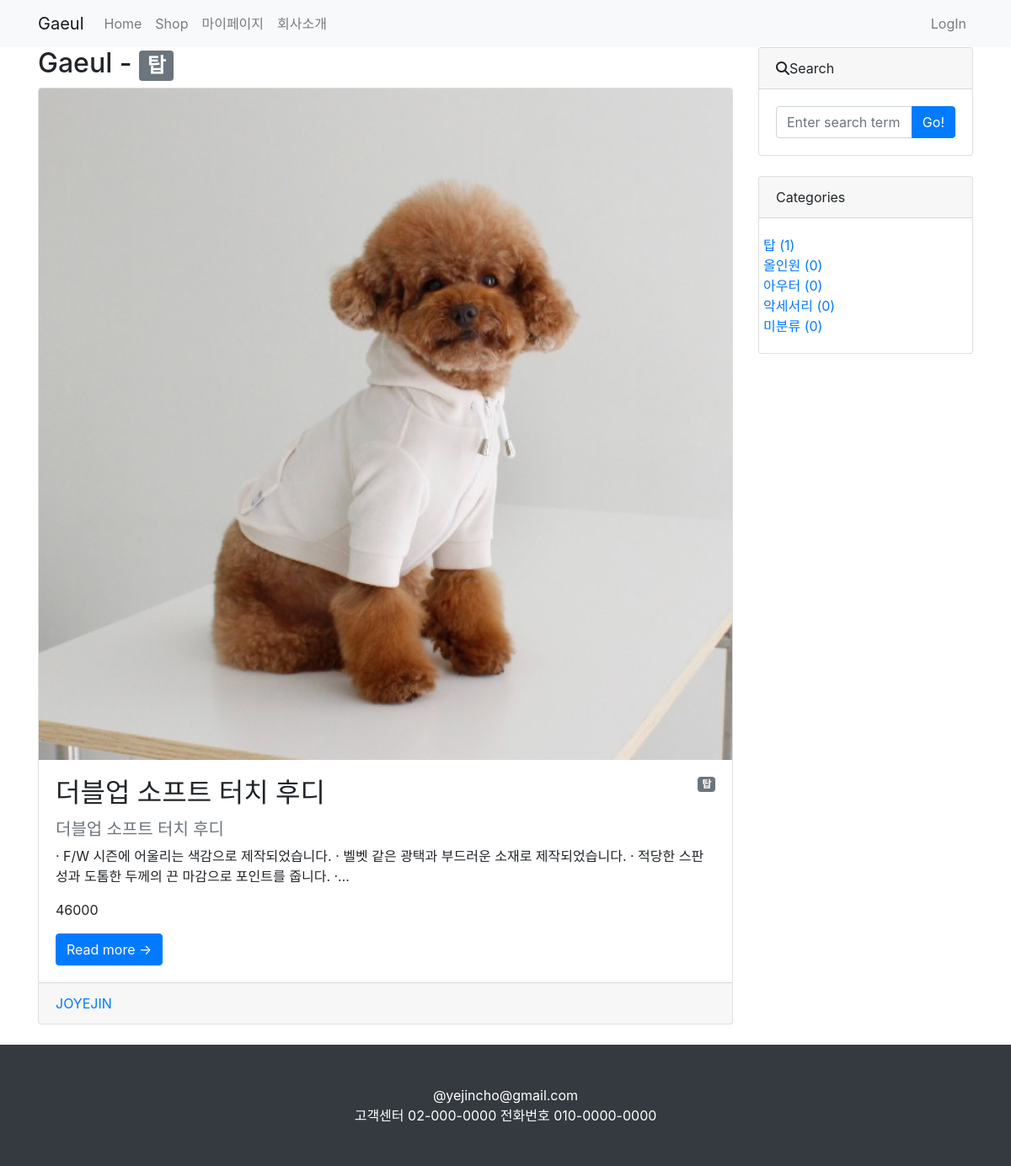
Page /post/category/탑/ on the committed database.
### post/models.py (models this page shows, shortened)
class Category(models.Model):
    name = models.CharField(max_length=50, unique=True)
    slug = models.SlugField(max_length=200, unique=True, allow_unicode=True)
    def __str__(self):
        return self.name

class Post(models.Model):
    name = models.CharField(max_length=30, unique=True)
    hook_text = models.CharField(max_length=100, blank=True)
    content = models.TextField()
    price = models.IntegerField()
    head_image = models.ImageField(upload_to='post/images/%Y/%m/%d/', blank=True)
    file_upload = models.FileField(upload_to='post/images/%Y/%m/%d/', blank=True)
    manufacture = models.ForeignKey(User, null=True, on_delete=models.SET_NULL)
    category = models.ForeignKey(Category, null=True, blank=True, on_delete=models.SET_NULL)
    tags = models.ManyToManyField(Tag, blank=True)
    def __str__(self):
        return f'[{self.pk}]{self.name}::{self.manufacture}:{self.price}'
    def get_absolute_url(self):
        return f'/post/{self.pk}/'

### post/views.py (the view)
# urls.py: path('category/<str:slug>/', views.category_page),
def category_page(request,slug):
    if slug == 'no_cateogry':
        category = '미분류'
        post_list = Post.objects.filter(category=None)
    else :
        category = Category.objects.get(slug=slug)
        post_list = Post.objects.filter(category=category)
    return render(request,'post/post_list.html',{
        'category' : category,
        'post_list' : Post.objects.filter(category=category),
        'categories' : Category.objects.all(),
        'no_category_post_count' : Post.objects.filter(category=None).count
    })

### post/templates/post/post_list.html (shortened to what this page needs)
{% extends 'post/base.html' %}
{% block main_area %}
                <h2>Gaeul
                    {% if category %}
                    - <span class="badge badge-secondary">{{category}}</span>
                    {% endif %}
                </h2>
                {% if post_list.exists %}
                {% for p in post_list %}
                <div class="card mb-4" id="post-{{p.pk}}">
                    {% if p.head_image %}
                    <img class="card-img-top" src="{{p.head_image.url}}" alt="{{p}}의 image" /></a>
                    {% else %}
                    <img class="card-img-top" src="https://picsum.photos/seed/{{p.pk}}/800/200" alt="random image" /></a>
                    {% endif %}
                    <div class="card-body">
                        {% if p.category %}
                        <span class="badge badge-secondary float-right">{{p.category}}</span>
                        {% else %}
                        <span class="badge badge-secondary float-right">미분류</span>
                        {% endif %}
                        <h2 class="card-title">{{p.name | upper}}</h2>
                        {% if p.hook_text %}
                        <h5 class="text-muted"> {{p.hook_text}} </h5>
                        {% endif %}
                        <p class="card-text">{{p.content | truncatechars:100}}</p>
                        <p class="card-text">{{p.price}}</p>
                        <a class="btn btn-primary" href="{{p.get_absolute_url}}">Read more →</a>
                    </div>
                    <div class="card-footer">
                    <a href="#">{{p.manufacture | upper}}</a>
                    </div>
                </div>
                {% endfor %}
                {% else %}
                <h5> 아직 게시물이 없습니다. </h5>
                {% endif %}
{% endblock %}

### post/templates/post/sidebar.html (shortened to what this page needs)
                    <div class="card mb-4">
                        <div class="card-header"><i class="fa-solid fa-magnifying-glass"></i>Search</div>
                        <div class="card-body">
                            <div class="input-group">
                                <input class="form-control" type="text" placeholder="Enter search term..." aria-label="Enter search term..." aria-describedby="button-search" />
                                <button class="btn btn-primary" id="button-search" type="button">Go!</button>
                            </div>
                        </div>
                    </div>
                    <div class="card mb-4" id='category_card'>
                        <div class="card-header">Categories</div>
                        <div class="card-body">
                            <div class="row">
                                    <ul class="list-unstyled mb-0">
                                        {% for c in categories%}
                                        <li><a href="#!">{{c}} ({{c.post_set.count}})</a></li>
                                        {% endfor %}
                                        <li><a href="#!">미분류 ({{no_category_post_count}})</a></li>
                                    </ul>
                            </div>
                        </div>
                    </div>

### rows in the picture
Category: name "탑", post_set.count "1"
Post: head_image (picture), category "탑", name "더블업 소프트 터치 후디", hook_text "더블업 소프트 터치 후디", content "· F/W 시즌에 어울리는 색감으로 제작되었습니다. · 벨벳 같은 광택과 부드러운 소재로 제작되었습니다. · 적당한 스판성과 도톰한 두께의 끈 마감으로 포인트를 줍니다. ·…", price "46000", manufacture "JOYEJIN"
Category: name "올인원", post_set.count "0"
Category: name "아우터", post_set.count "0"
Category: name "악세서리", post_set.count "0"

### other values in the picture
{{ no_category_post_count }} "0"
